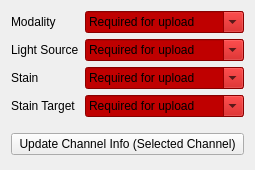
      <widget class="QWidget" name="page_14">
       <property name="geometry">
        <rect>
         <x>0</x>
         <y>0</y>
         <width>255</width>
         <height>170</height>
        </rect>
       </property>
       <attribute name="label">
        <string>Channel Metadata</string>
       </attribute>
       <layout class="QVBoxLayout" name="verticalLayout_33">
        <item>
         <layout class="QFormLayout" name="formLayout_28">
          <item row="0" column="0">
           <widget class="QLabel" name="label_70">
            <property name="text">
             <string>Modality</string>
            </property>
           </widget>
          </item>
          <item row="0" column="1">
           <widget class="QComboBox" name="img_modality">
            <property name="enabled">
             <bool>true</bool>
            </property>
            <property name="palette">
             <palette>
              <active>
               <colorrole role="WindowText">
                <brush brushstyle="SolidPattern">
                 <color alpha="255">
                  <red>0</red>
                  <green>0</green>
                  <blue>0</blue>
                 </color>
                </brush>
               </colorrole>
               <colorrole role="Button">
                <brush brushstyle="SolidPattern">
                 <color alpha="255">
                  <red>191</red>
                  <green>0</green>
                  <blue>0</blue>
                 </color>
                </brush>
               </colorrole>
               <colorrole role="Light">
                <brush brushstyle="SolidPattern">
                 <color alpha="255">
                  <red>255</red>
                  <green>127</green>
                  <blue>127</blue>
                 </color>
                </brush>
               </colorrole>
               <colorrole role="Midlight">
                <brush brushstyle="SolidPattern">
                 <color alpha="255">
                  <red>255</red>
                  <green>63</green>
                  <blue>63</blue>
                 </color>
                </brush>
               </colorrole>
               <colorrole role="Dark">
                <brush brushstyle="SolidPattern">
                 <color alpha="255">
                  <red>127</red>
                  <green>0</green>
                  <blue>0</blue>
                 </color>
                </brush>
               </colorrole>
               <colorrole role="Mid">
                <brush brushstyle="SolidPattern">
                 <color alpha="255">
                  <red>170</red>
                  <green>0</green>
                  <blue>0</blue>
                 </color>
                </brush>
               </colorrole>
               <colorrole role="Text">
                <brush brushstyle="SolidPattern">
                 <color alpha="255">
                  <red>0</red>
                  <green>0</green>
                  <blue>0</blue>
                 </color>
                </brush>
               </colorrole>
               <colorrole role="BrightText">
                <brush brushstyle="SolidPattern">
                 <color alpha="255">
                  <red>255</red>
                  <green>255</green>
                  <blue>255</blue>
                 </color>
                </brush>
               </colorrole>
               <colorrole role="ButtonText">
                <brush brushstyle="SolidPattern">
                 <color alpha="255">
                  <red>0</red>
                  <green>0</green>
                  <blue>0</blue>
                 </color>
                </brush>
               </colorrole>
               <colorrole role="Base">
                <brush brushstyle="SolidPattern">
                 <color alpha="255">
                  <red>191</red>
                  <green>0</green>
                  <blue>0</blue>
                 </color>
                </brush>
               </colorrole>
               <colorrole role="Window">
                <brush brushstyle="SolidPattern">
                 <color alpha="255">
                  <red>191</red>
                  <green>0</green>
                  <blue>0</blue>
                 </color>
                </brush>
               </colorrole>
               <colorrole role="Shadow">
                <brush brushstyle="SolidPattern">
                 <color alpha="255">
                  <red>0</red>
                  <green>0</green>
                  <blue>0</blue>
                 </color>
                </brush>
               </colorrole>
               <colorrole role="AlternateBase">
                <brush brushstyle="SolidPattern">
                 <color alpha="255">
                  <red>255</red>
                  <green>127</green>
                  <blue>127</blue>
                 </color>
                </brush>
               </colorrole>
               <colorrole role="ToolTipBase">
                <brush brushstyle="SolidPattern">
                 <color alpha="255">
                  <red>255</red>
                  <green>255</green>
                  <blue>220</blue>
                 </color>
                </brush>
               </colorrole>
               <colorrole role="ToolTipText">
                <brush brushstyle="SolidPattern">
                 <color alpha="255">
                  <red>0</red>
                  <green>0</green>
                  <blue>0</blue>
                 </color>
                </brush>
               </colorrole>
               <colorrole role="PlaceholderText">
                <brush brushstyle="SolidPattern">
                 <color alpha="128">
                  <red>0</red>
                  <green>0</green>
                  <blue>0</blue>
                 </color>
                </brush>
               </colorrole>
              </active>
              <inactive>
               <colorrole role="WindowText">
                <brush brushstyle="SolidPattern">
                 <color alpha="255">
                  <red>0</red>
                  <green>0</green>
                  <blue>0</blue>
                 </color>
                </brush>
               </colorrole>
               <colorrole role="Button">
                <brush brushstyle="SolidPattern">
                 <color alpha="255">
                  <red>191</red>
                  <green>0</green>
                  <blue>0</blue>
                 </color>
                </brush>
               </colorrole>
               <colorrole role="Light">
                <brush brushstyle="SolidPattern">
                 <color alpha="255">
                  <red>255</red>
                  <green>127</green>
                  <blue>127</blue>
                 </color>
                </brush>
               </colorrole>
               <colorrole role="Midlight">
                <brush brushstyle="SolidPattern">
                 <color alpha="255">
                  <red>255</red>
                  <green>63</green>
                  <blue>63</blue>
                 </color>
                </brush>
               </colorrole>
               <colorrole role="Dark">
                <brush brushstyle="SolidPattern">
                 <color alpha="255">
                  <red>127</red>
                  <green>0</green>
                  <blue>0</blue>
                 </color>
                </brush>
               </colorrole>
               <colorrole role="Mid">
                <brush brushstyle="SolidPattern">
                 <color alpha="255">
                  <red>170</red>
                  <green>0</green>
                  <blue>0</blue>
                 </color>
                </brush>
               </colorrole>
               <colorrole role="Text">
                <brush brushstyle="SolidPattern">
                 <color alpha="255">
                  <red>0</red>
                  <green>0</green>
                  <blue>0</blue>
                 </color>
                </brush>
               </colorrole>
               <colorrole role="BrightText">
                <brush brushstyle="SolidPattern">
                 <color alpha="255">
                  <red>255</red>
                  <green>255</green>
                  <blue>255</blue>
                 </color>
                </brush>
               </colorrole>
               <colorrole role="ButtonText">
                <brush brushstyle="SolidPattern">
                 <color alpha="255">
                  <red>0</red>
                  <green>0</green>
                  <blue>0</blue>
                 </color>
                </brush>
               </colorrole>
               <colorrole role="Base">
                <brush brushstyle="SolidPattern">
                 <color alpha="255">
                  <red>191</red>
                  <green>0</green>
                  <blue>0</blue>
                 </color>
                </brush>
               </colorrole>
               <colorrole role="Window">
                <brush brushstyle="SolidPattern">
                 <color alpha="255">
                  <red>191</red>
                  <green>0</green>
                  <blue>0</blue>
                 </color>
                </brush>
               </colorrole>
               <colorrole role="Shadow">
                <brush brushstyle="SolidPattern">
                 <color alpha="255">
                  <red>0</red>
                  <green>0</green>
                  <blue>0</blue>
                 </color>
                </brush>
               </colorrole>
               <colorrole role="AlternateBase">
                <brush brushstyle="SolidPattern">
                 <color alpha="255">
                  <red>255</red>
                  <green>127</green>
                  <blue>127</blue>
                 </color>
                </brush>
               </colorrole>
               <colorrole role="ToolTipBase">
                <brush brushstyle="SolidPattern">
                 <color alpha="255">
                  <red>255</red>
                  <green>255</green>
                  <blue>220</blue>
                 </color>
                </brush>
               </colorrole>
               <colorrole role="ToolTipText">
                <brush brushstyle="SolidPattern">
                 <color alpha="255">
                  <red>0</red>
                  <green>0</green>
                  <blue>0</blue>
                 </color>
                </brush>
               </colorrole>
               <colorrole role="PlaceholderText">
                <brush brushstyle="SolidPattern">
                 <color alpha="128">
                  <red>0</red>
                  <green>0</green>
                  <blue>0</blue>
                 </color>
                </brush>
               </colorrole>
              </inactive>
              <disabled>
               <colorrole role="WindowText">
                <brush brushstyle="SolidPattern">
                 <color alpha="255">
                  <red>127</red>
                  <green>0</green>
                  <blue>0</blue>
                 </color>
                </brush>
               </colorrole>
               <colorrole role="Button">
                <brush brushstyle="SolidPattern">
                 <color alpha="255">
                  <red>191</red>
                  <green>0</green>
                  <blue>0</blue>
                 </color>
                </brush>
               </colorrole>
               <colorrole role="Light">
                <brush brushstyle="SolidPattern">
                 <color alpha="255">
                  <red>255</red>
                  <green>127</green>
                  <blue>127</blue>
                 </color>
                </brush>
               </colorrole>
               <colorrole role="Midlight">
                <brush brushstyle="SolidPattern">
                 <color alpha="255">
                  <red>255</red>
                  <green>63</green>
                  <blue>63</blue>
                 </color>
                </brush>
               </colorrole>
               <colorrole role="Dark">
                <brush brushstyle="SolidPattern">
                 <color alpha="255">
                  <red>127</red>
                  <green>0</green>
                  <blue>0</blue>
                 </color>
                </brush>
               </colorrole>
               <colorrole role="Mid">
                <brush brushstyle="SolidPattern">
                 <color alpha="255">
                  <red>170</red>
                  <green>0</green>
                  <blue>0</blue>
                 </color>
                </brush>
               </colorrole>
               <colorrole role="Text">
                <brush brushstyle="SolidPattern">
                 <color alpha="255">
                  <red>127</red>
                  <green>0</green>
                  <blue>0</blue>
                 </color>
                </brush>
               </colorrole>
               <colorrole role="BrightText">
                <brush brushstyle="SolidPattern">
                 <color alpha="255">
                  <red>255</red>
                  <green>255</green>
                  <blue>255</blue>
                 </color>
                </brush>
               </colorrole>
               <colorrole role="ButtonText">
                <brush brushstyle="SolidPattern">
                 <color alpha="255">
                  <red>127</red>
                  <green>0</green>
                  <blue>0</blue>
                 </color>
                </brush>
               </colorrole>
               <colorrole role="Base">
                <brush brushstyle="SolidPattern">
                 <color alpha="255">
                  <red>191</red>
                  <green>0</green>
                  <blue>0</blue>
                 </color>
                </brush>
               </colorrole>
               <colorrole role="Window">
                <brush brushstyle="SolidPattern">
                 <color alpha="255">
                  <red>191</red>
                  <green>0</green>
                  <blue>0</blue>
                 </color>
                </brush>
               </colorrole>
               <colorrole role="Shadow">
                <brush brushstyle="SolidPattern">
                 <color alpha="255">
                  <red>0</red>
                  <green>0</green>
                  <blue>0</blue>
                 </color>
                </brush>
               </colorrole>
               <colorrole role="AlternateBase">
                <brush brushstyle="SolidPattern">
                 <color alpha="255">
                  <red>255</red>
                  <green>0</green>
                  <blue>0</blue>
                 </color>
                </brush>
               </colorrole>
               <colorrole role="ToolTipBase">
                <brush brushstyle="SolidPattern">
                 <color alpha="255">
                  <red>255</red>
                  <green>255</green>
                  <blue>220</blue>
                 </color>
                </brush>
               </colorrole>
               <colorrole role="ToolTipText">
                <brush brushstyle="SolidPattern">
                 <color alpha="255">
                  <red>0</red>
                  <green>0</green>
                  <blue>0</blue>
                 </color>
                </brush>
               </colorrole>
               <colorrole role="PlaceholderText">
                <brush brushstyle="SolidPattern">
                 <color alpha="128">
                  <red>0</red>
                  <green>0</green>
                  <blue>0</blue>
                 </color>
                </brush>
               </colorrole>
              </disabled>
             </palette>
            </property>
            <property name="styleSheet">
             <string notr="true">background-color: rgb(191, 0, 0);</string>
            </property>
            <property name="editable">
             <bool>true</bool>
            </property>
            <item>
             <property name="text">
              <string>Required for upload</string>
             </property>
            </item>
            <item>
             <property name="text">
              <string>Bright Field</string>
             </property>
            </item>
            <item>
             <property name="text">
              <string>Dark Field</string>
             </property>
            </item>
            <item>
             <property name="text">
              <string>Phase Contrast</string>
             </property>
            </item>
            <item>
             <property name="text">
              <string>Fake Phase Contrast</string>
             </property>
            </item>
            <item>
             <property name="text">
              <string>Epifluorescence</string>
             </property>
            </item>
            <item>
             <property name="text">
              <string>HILO</string>
             </property>
            </item>
            <item>
             <property name="text">
              <string>TIRF</string>
             </property>
            </item>
           </widget>
          </item>
          <item row="1" column="0">
           <widget class="QLabel" name="label_104">
            <property name="text">
             <string>Light Source</string>
            </property>
           </widget>
          </item>
          <item row="1" column="1">
           <widget class="QComboBox" name="img_light_source">
            <property name="styleSheet">
             <string notr="true">background-color: rgb(191, 0, 0);</string>
            </property>
            <property name="editable">
             <bool>true</bool>
            </property>
            <item>
             <property name="text">
              <string>Required for upload</string>
             </property>
            </item>
            <item>
             <property name="text">
              <string/>
             </property>
            </item>
            <item>
             <property name="text">
              <string>White Light</string>
             </property>
            </item>
            <item>
             <property name="text">
              <string>LED</string>
             </property>
            </item>
            <item>
             <property name="text">
              <string>405</string>
             </property>
            </item>
            <item>
             <property name="text">
              <string>514</string>
             </property>
            </item>
            <item>
             <property name="text">
              <string>473</string>
             </property>
            </item>
            <item>
             <property name="text">
              <string>532</string>
             </property>
            </item>
            <item>
             <property name="text">
              <string>640</string>
             </property>
            </item>
           </widget>
          </item>
          <item row="2" column="0">
           <widget class="QLabel" name="label_123">
            <property name="text">
             <string>Stain</string>
            </property>
           </widget>
          </item>
          <item row="2" column="1">
           <widget class="QComboBox" name="img_stain">
            <property name="styleSheet">
             <string notr="true">background-color: rgb(191, 0, 0);</string>
            </property>
            <property name="editable">
             <bool>true</bool>
            </property>
            <item>
             <property name="text">
              <string>Required for upload</string>
             </property>
            </item>
            <item>
             <property name="text">
              <string/>
             </property>
            </item>
            <item>
             <property name="text">
              <string>Nile Red</string>
             </property>
            </item>
            <item>
             <property name="text">
              <string>DAPI</string>
             </property>
            </item>
            <item>
             <property name="text">
              <string>Cy3</string>
             </property>
            </item>
            <item>
             <property name="text">
              <string>Cy5</string>
             </property>
            </item>
            <item>
             <property name="text">
              <string>WGA-488</string>
             </property>
            </item>
            <item>
             <property name="text">
              <string>WGA-647</string>
             </property>
            </item>
            <item>
             <property name="text">
              <string>FM4-64</string>
             </property>
            </item>
           </widget>
          </item>
          <item row="3" column="0">
           <widget class="QLabel" name="label_124">
            <property name="text">
             <string>Stain Target</string>
            </property>
           </widget>
          </item>
          <item row="3" column="1">
           <widget class="QComboBox" name="img_stain_target">
            <property name="styleSheet">
             <string notr="true">background-color: rgb(191, 0, 0);</string>
            </property>
            <property name="editable">
             <bool>true</bool>
            </property>
            <item>
             <property name="text">
              <string>Required for upload</string>
             </property>
            </item>
            <item>
             <property name="text">
              <string/>
             </property>
            </item>
            <item>
             <property name="text">
              <string>Membrane</string>
             </property>
            </item>
            <item>
             <property name="text">
              <string>Ribosome</string>
             </property>
            </item>
            <item>
             <property name="text">
              <string>Nucleoid</string>
             </property>
            </item>
           </widget>
          </item>
         </layout>
        </item>
        <item>
         <spacer name="verticalSpacer_45">
          <property name="orientation">
           <enum>Qt::Vertical</enum>
          </property>
          <property name="sizeType">
           <enum>QSizePolicy::Minimum</enum>
          </property>
          <property name="sizeHint" stdset="0">
           <size>
            <width>20</width>
            <height>10</height>
           </size>
          </property>
         </spacer>
        </item>
        <item>
         <widget class="QPushButton" name="label_overwrite">
          <property name="text">
           <string>Update Channel Info (Selected Channel)</string>
          </property>
         </widget>
        </item>
        <item>
         <spacer name="verticalSpacer_37">
          <property name="orientation">
           <enum>Qt::Vertical</enum>
          </property>
          <property name="sizeHint" stdset="0">
           <size>
            <width>20</width>
            <height>40</height>
           </size>
          </property>
         </spacer>
        </item>
       </layout>
      </widget>
